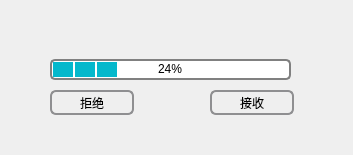
<?xml version="1.0" encoding="UTF-8"?>
<ui version="4.0">
 <class>FileReceiveWidget</class>
 <widget class="QWidget" name="FileReceiveWidget">
  <property name="geometry">
   <rect>
    <x>0</x>
    <y>0</y>
    <width>353</width>
    <height>155</height>
   </rect>
  </property>
  <property name="windowTitle">
   <string>Form</string>
  </property>
  <widget class="QLabel" name="receiveStateLabel">
   <property name="geometry">
    <rect>
     <x>50</x>
     <y>30</y>
     <width>241</width>
     <height>21</height>
    </rect>
   </property>
   <property name="text">
    <string/>
   </property>
  </widget>
  <widget class="QProgressBar" name="receiveFileProgressBar">
   <property name="geometry">
    <rect>
     <x>50</x>
     <y>59</y>
     <width>241</width>
     <height>21</height>
    </rect>
   </property>
   <property name="styleSheet">
    <string notr="true">QProgressBar {
    border: 2px solid grey;
    border-radius: 5px;
    text-align: center;
}

QProgressBar::chunk {
    background-color: #05B8CC;
    width: 20px;
    margin:0.5px
}
</string>
   </property>
   <property name="value">
    <number>24</number>
   </property>
  </widget>
  <widget class="QPushButton" name="denyPushBtn">
   <property name="geometry">
    <rect>
     <x>50</x>
     <y>90</y>
     <width>84</width>
     <height>25</height>
    </rect>
   </property>
   <property name="styleSheet">
    <string notr="true">QPushButton {
    border: 2px solid #8f8f91;
    border-radius: 6px;
    background-color: qlineargradient(x1: 0, y1: 0, x2: 0, y2: 1,
                                      stop: 0 #f6f7fa, stop: 1 #dadbde);
    min-width: 80px;
}

QPushButton:pressed {
    background-color: qlineargradient(x1: 0, y1: 0, x2: 0, y2: 1,
                                      stop: 0 #dadbde, stop: 1 #f6f7fa);
}

QPushButton:flat {
    border: none; /* no border for a flat push button */
}

QPushButton:default {
    border-color: navy; /* make the default button prominent */
}</string>
   </property>
   <property name="text">
    <string>拒绝</string>
   </property>
  </widget>
  <widget class="QPushButton" name="receivePushBtn">
   <property name="geometry">
    <rect>
     <x>210</x>
     <y>90</y>
     <width>84</width>
     <height>25</height>
    </rect>
   </property>
   <property name="styleSheet">
    <string notr="true">QPushButton {
    border: 2px solid #8f8f91;
    border-radius: 6px;
    background-color: qlineargradient(x1: 0, y1: 0, x2: 0, y2: 1,
                                      stop: 0 #f6f7fa, stop: 1 #dadbde);
    min-width: 80px;
}

QPushButton:pressed {
    background-color: qlineargradient(x1: 0, y1: 0, x2: 0, y2: 1,
                                      stop: 0 #dadbde, stop: 1 #f6f7fa);
}

QPushButton:flat {
    border: none; /* no border for a flat push button */
}

QPushButton:default {
    border-color: navy; /* make the default button prominent */
}</string>
   </property>
   <property name="text">
    <string>接收</string>
   </property>
  </widget>
 </widget>
 <resources/>
 <connections/>
</ui>
